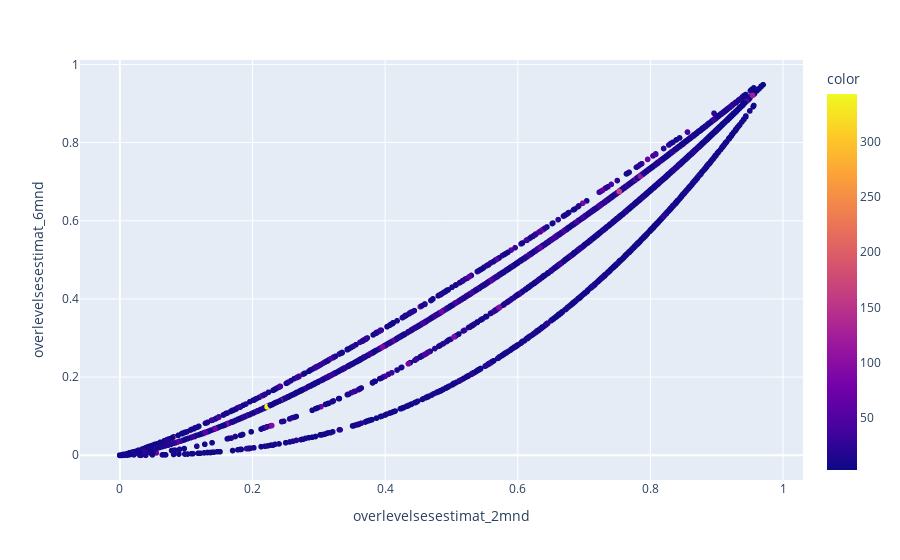
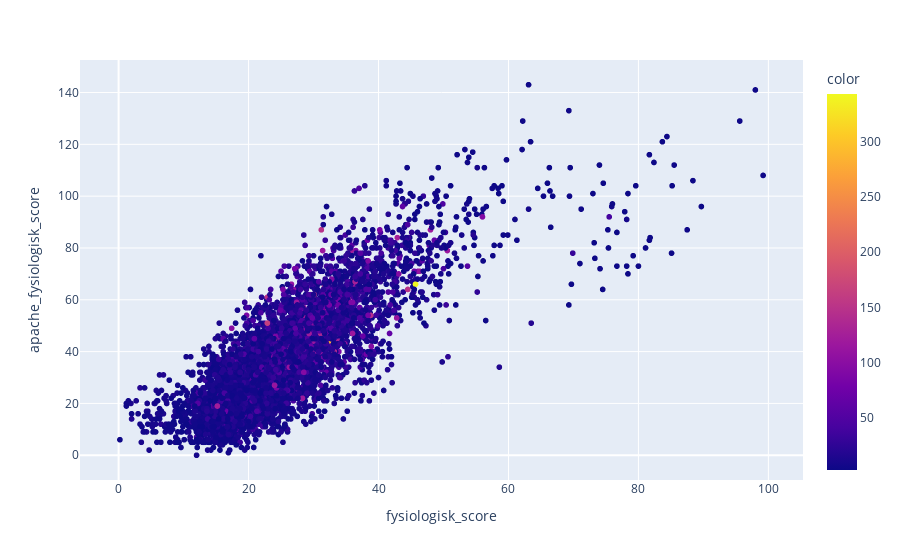
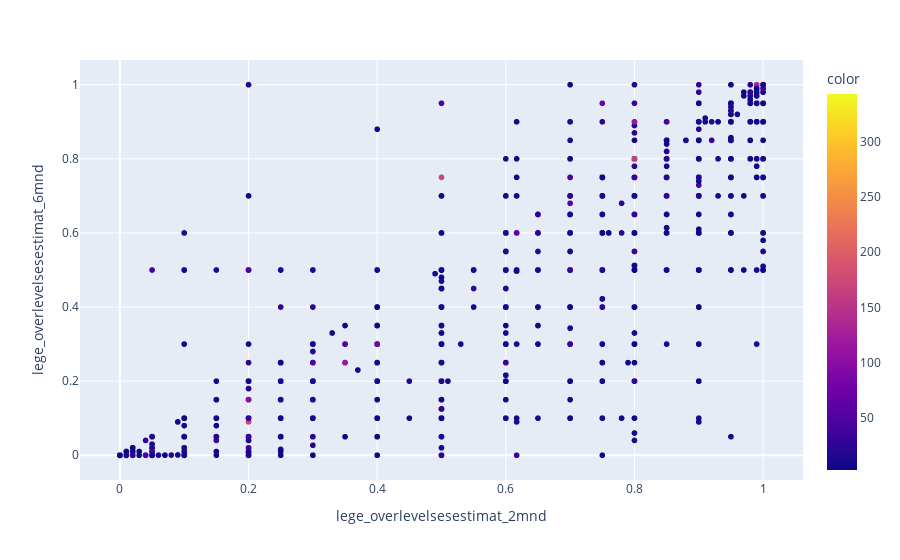

Notebook code cell kept with these figures, in order:
### Markdown cell above
lager scatterplots på variableen som har høy korrelasjon og lav korrelasjon for å se hvordan vi skal håndtere

### Code cell
#høy korrelasjon
fig = px.scatter(X_train, x="overlevelsesestimat_2mnd", y="overlevelsesestimat_6mnd", color=y_train)
fig.show()

fig = px.scatter(X_train, x="fysiologisk_score", y="apache_fysiologisk_score", color=y_train)
fig.show()

fig = px.scatter(X_train, x="lege_overlevelsesestimat_2mnd", y="lege_overlevelsesestimat_6mnd", color=y_train)
fig.show()

### Figure 1 — Plotly figure (JSON) as saved in the notebook; plotly's stock layout.template omitted (floating-point values rounded to 4 significant figures; data arrays with more than 128 entries replaced by an {"elided": "..."} marker saying what was removed)
{"data": [{"hovertemplate": "overlevelsesestimat_2mnd=%{x}<br>overlevelsesestimat_6mnd=%{y}<br>color=%{marker.color}<extra></extra>", "legendgroup": "", "marker": {"color": {"elided": "6184 int values"}, "coloraxis": "coloraxis", "symbol": "circle"}, "mode": "markers", "name": "", "showlegend": false, "type": "scattergl", "x": {"elided": "6184 float values"}, "xaxis": "x", "y": {"elided": "6184 float values"}, "yaxis": "y"}], "layout": {"coloraxis": {"colorbar": {"title": {"text": "color"}}, "colorscale": [[0, "#0d0887"], [0.1111, "#46039f"], [0.2222, "#7201a8"], [0.3333, "#9c179e"], [0.4444, "#bd3786"], [0.5556, "#d8576b"], [0.6667, "#ed7953"], [0.7778, "#fb9f3a"], [0.8889, "#fdca26"], [1, "#f0f921"]]}, "legend": {"tracegroupgap": 0}, "margin": {"t": 60}, "xaxis": {"anchor": "y", "domain": [0, 1], "title": {"text": "overlevelsesestimat_2mnd"}}, "yaxis": {"anchor": "x", "domain": [0, 1], "title": {"text": "overlevelsesestimat_6mnd"}}}}

### Figure 2 — Plotly figure (JSON) as saved in the notebook; plotly's stock layout.template omitted (floating-point values rounded to 4 significant figures; data arrays with more than 128 entries replaced by an {"elided": "..."} marker saying what was removed)
{"data": [{"hovertemplate": "fysiologisk_score=%{x}<br>apache_fysiologisk_score=%{y}<br>color=%{marker.color}<extra></extra>", "legendgroup": "", "marker": {"color": {"elided": "6184 int values"}, "coloraxis": "coloraxis", "symbol": "circle"}, "mode": "markers", "name": "", "showlegend": false, "type": "scattergl", "x": {"elided": "6184 float values"}, "xaxis": "x", "y": {"elided": "6184 int values"}, "yaxis": "y"}], "layout": {"coloraxis": {"colorbar": {"title": {"text": "color"}}, "colorscale": [[0, "#0d0887"], [0.1111, "#46039f"], [0.2222, "#7201a8"], [0.3333, "#9c179e"], [0.4444, "#bd3786"], [0.5556, "#d8576b"], [0.6667, "#ed7953"], [0.7778, "#fb9f3a"], [0.8889, "#fdca26"], [1, "#f0f921"]]}, "legend": {"tracegroupgap": 0}, "margin": {"t": 60}, "xaxis": {"anchor": "y", "domain": [0, 1], "title": {"text": "fysiologisk_score"}}, "yaxis": {"anchor": "x", "domain": [0, 1], "title": {"text": "apache_fysiologisk_score"}}}}

### Figure 3 — Plotly figure (JSON) as saved in the notebook; plotly's stock layout.template omitted (floating-point values rounded to 4 significant figures; data arrays with more than 128 entries replaced by an {"elided": "..."} marker saying what was removed)
{"data": [{"hovertemplate": "lege_overlevelsesestimat_2mnd=%{x}<br>lege_overlevelsesestimat_6mnd=%{y}<br>color=%{marker.color}<extra></extra>", "legendgroup": "", "marker": {"color": {"elided": "6184 int values"}, "coloraxis": "coloraxis", "symbol": "circle"}, "mode": "markers", "name": "", "showlegend": false, "type": "scattergl", "x": {"elided": "6184 float values"}, "xaxis": "x", "y": {"elided": "6184 float values"}, "yaxis": "y"}], "layout": {"coloraxis": {"colorbar": {"title": {"text": "color"}}, "colorscale": [[0, "#0d0887"], [0.1111, "#46039f"], [0.2222, "#7201a8"], [0.3333, "#9c179e"], [0.4444, "#bd3786"], [0.5556, "#d8576b"], [0.6667, "#ed7953"], [0.7778, "#fb9f3a"], [0.8889, "#fdca26"], [1, "#f0f921"]]}, "legend": {"tracegroupgap": 0}, "margin": {"t": 60}, "xaxis": {"anchor": "y", "domain": [0, 1], "title": {"text": "lege_overlevelsesestimat_2mnd"}}, "yaxis": {"anchor": "x", "domain": [0, 1], "title": {"text": "lege_overlevelsesestimat_6mnd"}}}}
